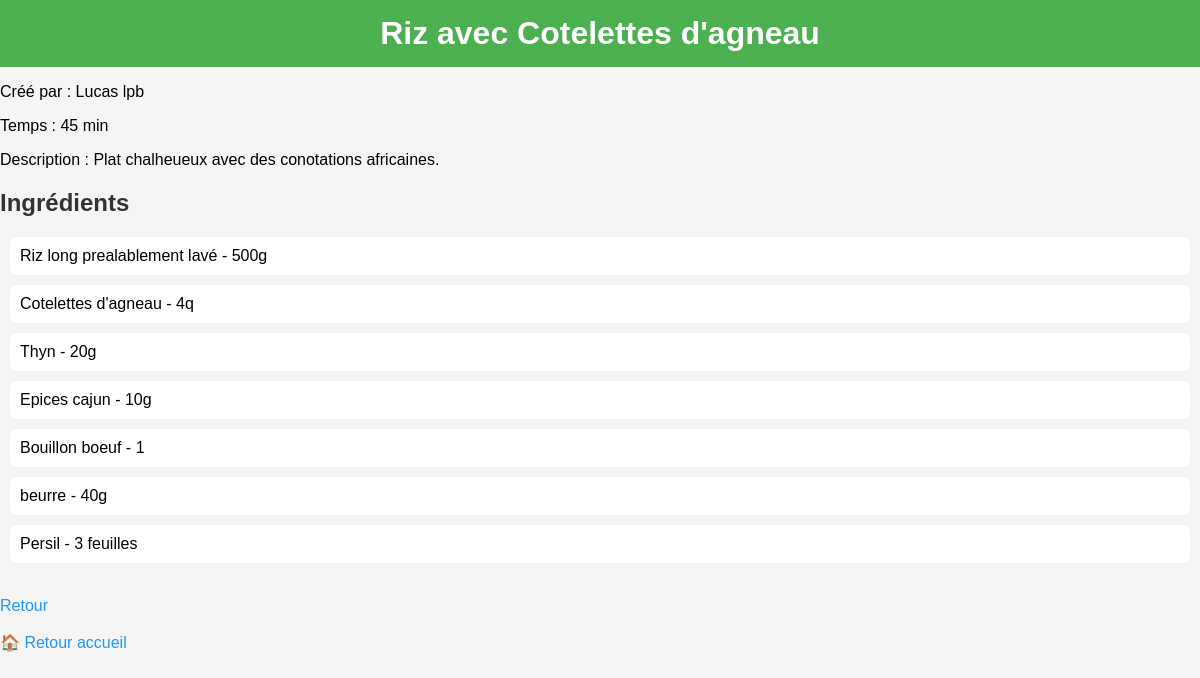
/myapp/recette/2/, run on the app's committed database.
### myapp/models.py (models this page shows, shortened)
class Recette(models.Model):
    image = models.ImageField(upload_to='recettes/', null=True, blank=True)
    titre = models.CharField(max_length=100)
    createur = models.CharField(max_length=100)
    temps_preparation = models.IntegerField()
    description = models.TextField(null=True, blank=True)

class Ingredient(models.Model):
    recette = models.ForeignKey(Recette, on_delete=models.CASCADE)
    nom = models.CharField(max_length=100)
    quantite = models.CharField(max_length=50)

### myapp/views.py (the view)
# urls.py: path('recette/<int:pk>/', views.recette_detail, name='recette_detail'),
def recette_detail(request, pk):
    recette = get_object_or_404(Recette, pk=pk)
    return render(request, 'myapp/recette_detail.html', {
        'recette': recette
    })

### myapp/templates/myapp/recette_detail.html (shortened to what this page needs)
<!DOCTYPE html>
<html lang="fr">
<head>
    {% load static %}
    <link rel="stylesheet" href="{% static 'myapp/style.css' %}">
</head>
<body>
<h1>{{ recette.titre }}</h1>
<p>Créé par : {{ recette.createur }}</p>
<p>Temps : {{ recette.temps_preparation }} min</p>
<p>Description : {{ recette.description }}</p>
<h2>Ingrédients</h2>
<ul>
{% for i in recette.ingredient_set.all %}
    <li>{{ i.nom }} - {{ i.quantite }}</li>
{% empty %}
    <li>Aucun ingrédient</li>
{% endfor %}
</ul>
<br>
<a href="{% url 'recette_list' %}">Retour</a>
<br><br>
<a href="{% url 'index' %}">🏠 Retour accueil</a>
</body>
</html>

### myapp/static/myapp/style.css (style rules this page uses)
body { font-family: Arial, sans-serif; background-color: #f5f5f5; margin: 0; padding: 0; }
h1 { background-color: #4CAF50; color: white; padding: 15px; text-align: center; margin: 0; }
h2 { color: #333; }
ul { list-style-type: none; padding: 0; }
li { background: white; margin: 10px; padding: 10px; border-radius: 8px; }
a { margin-right: 10px; text-decoration: none; color: #2196F3; }

### data on the page
Recette: titre "Riz avec Cotelettes d'agneau", createur "Lucas lpb", temps_preparation "45", description "Plat chalheueux avec des conotations africaines."
Ingredient: nom "Riz long prealablement lavé", quantite "500g"
Ingredient: nom "Cotelettes d'agneau", quantite "4q"
Ingredient: nom "Thyn", quantite "20g"
Ingredient: nom "Epices cajun", quantite "10g"
Ingredient: nom "Bouillon boeuf", quantite "1"
Ingredient: nom "beurre", quantite "40g"
Ingredient: nom "Persil", quantite "3 feuilles"
